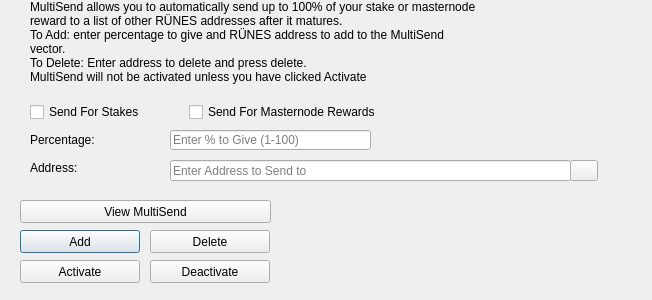
<?xml version="1.0" encoding="UTF-8"?>
<ui version="4.0">
 <class>MultiSendDialog</class>
 <widget class="QDialog" name="MultiSendDialog">
  <property name="windowModality">
   <enum>Qt::NonModal</enum>
  </property>
  <property name="geometry">
   <rect>
    <x>0</x>
    <y>0</y>
    <width>652</width>
    <height>300</height>
   </rect>
  </property>
  <property name="windowTitle">
   <string>MultiSend</string>
  </property>
  <widget class="QLineEdit" name="multiSendPercentEdit">
   <property name="geometry">
    <rect>
     <x>170</x>
     <y>130</y>
     <width>201</width>
     <height>20</height>
    </rect>
   </property>
   <property name="toolTip">
    <string>Enter whole numbers 1 - 100</string>
   </property>
   <property name="placeholderText">
    <string>Enter % to Give (1-100)</string>
   </property>
  </widget>
  <widget class="QLineEdit" name="multiSendAddressEdit">
   <property name="geometry">
    <rect>
     <x>170</x>
     <y>160</y>
     <width>401</width>
     <height>21</height>
    </rect>
   </property>
   <property name="toolTip">
    <string/>
   </property>
   <property name="placeholderText">
    <string>Enter Address to Send to</string>
   </property>
  </widget>
  <widget class="QLabel" name="label_2">
   <property name="geometry">
    <rect>
     <x>30</x>
     <y>0</y>
     <width>451</width>
     <height>121</height>
    </rect>
   </property>
   <property name="lineWidth">
    <number>1</number>
   </property>
   <property name="text">
    <string>MultiSend allows you to automatically send up to 100% of your stake or masternode reward to a list of other RÜNES addresses after it matures.
To Add: enter percentage to give and RÜNES address to add to the MultiSend vector.
To Delete: Enter address to delete and press delete.
MultiSend will not be activated unless you have clicked Activate</string>
   </property>
   <property name="alignment">
    <set>Qt::AlignLeading|Qt::AlignLeft|Qt::AlignTop</set>
   </property>
   <property name="wordWrap">
    <bool>true</bool>
   </property>
  </widget>
  <widget class="QLabel" name="message">
   <property name="geometry">
    <rect>
     <x>290</x>
     <y>200</y>
     <width>351</width>
     <height>91</height>
    </rect>
   </property>
   <property name="text">
    <string/>
   </property>
  </widget>
  <widget class="QPushButton" name="addButton">
   <property name="geometry">
    <rect>
     <x>20</x>
     <y>230</y>
     <width>120</width>
     <height>23</height>
    </rect>
   </property>
   <property name="toolTip">
    <string/>
   </property>
   <property name="statusTip">
    <string>Add to MultiSend Vector</string>
   </property>
   <property name="text">
    <string>Add</string>
   </property>
  </widget>
  <widget class="QPushButton" name="disableButton">
   <property name="geometry">
    <rect>
     <x>150</x>
     <y>260</y>
     <width>120</width>
     <height>23</height>
    </rect>
   </property>
   <property name="statusTip">
    <string>Deactivate MultiSend</string>
   </property>
   <property name="text">
    <string>Deactivate</string>
   </property>
  </widget>
  <widget class="QPushButton" name="addressBookButton">
   <property name="geometry">
    <rect>
     <x>570</x>
     <y>160</y>
     <width>28</width>
     <height>21</height>
    </rect>
   </property>
   <property name="toolTip">
    <string>Choose an address from the address book</string>
   </property>
   <property name="text">
    <string/>
   </property>
   <property name="icon">
    <iconset resource="../RÜNES.qrc">
     <normaloff>:/icons/address-book</normaloff>:/icons/address-book</iconset>
   </property>
   <property name="shortcut">
    <string>Alt+A</string>
   </property>
   <property name="autoDefault">
    <bool>false</bool>
   </property>
  </widget>
  <widget class="QLabel" name="label">
   <property name="geometry">
    <rect>
     <x>30</x>
     <y>130</y>
     <width>121</width>
     <height>20</height>
    </rect>
   </property>
   <property name="toolTip">
    <string>Percentage of stake to send</string>
   </property>
   <property name="text">
    <string>Percentage:</string>
   </property>
  </widget>
  <widget class="QLabel" name="label_5">
   <property name="geometry">
    <rect>
     <x>30</x>
     <y>160</y>
     <width>111</width>
     <height>16</height>
    </rect>
   </property>
   <property name="toolTip">
    <string>Address to send portion of stake to</string>
   </property>
   <property name="text">
    <string>Address:</string>
   </property>
  </widget>
  <widget class="QPushButton" name="deleteButton">
   <property name="geometry">
    <rect>
     <x>150</x>
     <y>230</y>
     <width>120</width>
     <height>23</height>
    </rect>
   </property>
   <property name="toolTip">
    <string/>
   </property>
   <property name="statusTip">
    <string>Delete Address From MultiSend Vector</string>
   </property>
   <property name="text">
    <string>Delete</string>
   </property>
  </widget>
  <widget class="QPushButton" name="activateButton">
   <property name="geometry">
    <rect>
     <x>20</x>
     <y>260</y>
     <width>120</width>
     <height>23</height>
    </rect>
   </property>
   <property name="statusTip">
    <string>Activate MultiSend</string>
   </property>
   <property name="text">
    <string>Activate</string>
   </property>
  </widget>
  <widget class="QPushButton" name="viewButton">
   <property name="geometry">
    <rect>
     <x>20</x>
     <y>200</y>
     <width>251</width>
     <height>23</height>
    </rect>
   </property>
   <property name="toolTip">
    <string/>
   </property>
   <property name="statusTip">
    <string>View MultiSend Vector</string>
   </property>
   <property name="text">
    <string>View MultiSend</string>
   </property>
  </widget>
  <widget class="QWidget" name="horizontalLayoutWidget">
   <property name="geometry">
    <rect>
     <x>30</x>
     <y>100</y>
     <width>351</width>
     <height>24</height>
    </rect>
   </property>
   <layout class="QHBoxLayout" name="horizontalLayout">
    <item>
     <widget class="QCheckBox" name="multiSendStakeCheckBox">
      <property name="text">
       <string>Send For Stakes</string>
      </property>
     </widget>
    </item>
    <item>
     <widget class="QCheckBox" name="multiSendMasternodeCheckBox">
      <property name="text">
       <string>Send For Masternode Rewards</string>
      </property>
     </widget>
    </item>
   </layout>
  </widget>
 </widget>
 <resources>
  <include location="../RÜNES.qrc"/>
 </resources>
 <connections/>
</ui>
